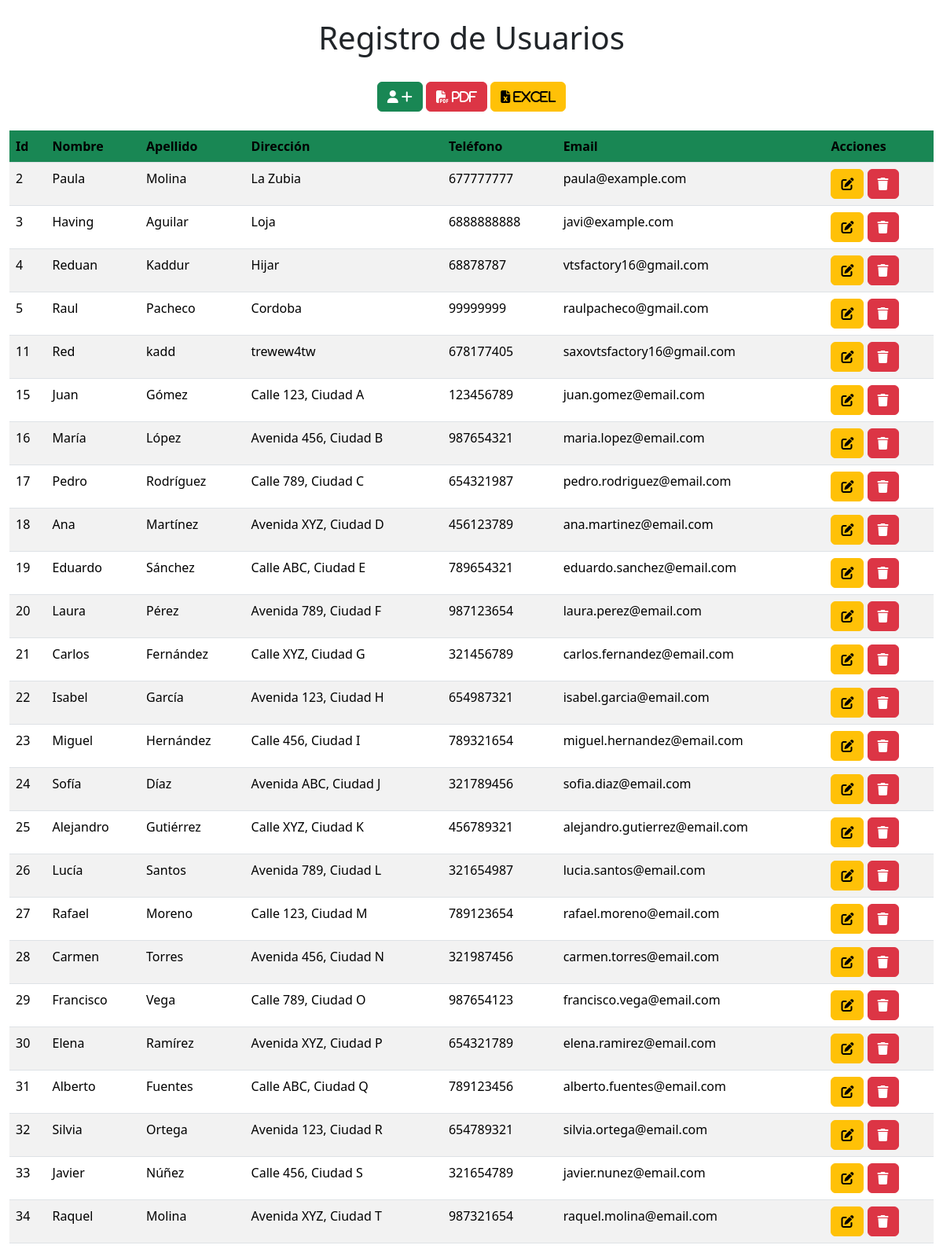
The page / on the database its author committed.
### tables this page shows
CREATE TABLE `usuarios` (
  `id` int(100) NOT NULL,
  `nombre` varchar(100) NOT NULL,
  `apellido` varchar(100) NOT NULL,
  `direccion` varchar(200) NOT NULL,
  `telefono` varchar(20) NOT NULL,
  `email` varchar(200) NOT NULL
);

### index.php (the view, shortened to what this page needs)
<!DOCTYPE html>
<html lang="es">
<head>
    <link href="https://cdn.jsdelivr.net/npm/bootstrap@5.3.2/dist/css/bootstrap.min.css" rel="stylesheet"
>
</head>
<body class="bg-beige">
    <h1 class="text-center bg-beige text-dark p-4">Registro de Usuarios</h1>
    <div class="container-fluid  text-dark">
        <div class="text text-center">
            <a href="formulario.php" class="btn btn-success boton text-center"><i class="fa-solid fa-user"> <i class="fa-solid fa-plus"></i></i></a>
            <a href="exportar-pdf.php" class="btn btn-danger boton text-center"><i class="fa-solid fa-file-pdf"> Pdf</i></a>
            <a href="exportar_excel.php" class="btn btn-warning boton text-center"><i class="fa-solid fa-file-excel"> Excel</i></a>
        </div>
        <div class="table-responsive">
            <table class="table table-striped table-hover">
                <thead class="bg-dark text-white">
                    <tr>
                        <th scope="col" class="bg-success">Id</th>
                        <th scope="col"class="bg-success">Nombre</th>
                        <th scope="col"class="bg-success">Apellido</th>
                        <th scope="col"class="bg-success">Dirección</th>
                        <th scope="col"class="bg-success">Teléfono</th>
                        <th scope="col"class="bg-success">Email</th>
                        <th scope="col"class="bg-success">Acciones</th>
                    </tr>
                </thead>
                <tbody>
                    <?php
                    include_once("modelo/conexion.php");
                    $sql = $conexion->query("select * from usuarios");
                    while ($datos = $sql->fetch_object()) { ?>
                        <tr>
                            <td><?= $datos->id ?></td>
                            <td><?= $datos->nombre ?></td>
                            <td><?= $datos->apellido ?></td>
                            <td><?= $datos->direccion ?></td>
                            <td><?= $datos->telefono ?></td>
                            <td><?= $datos->email ?></td>
                            <td>
                                <a href="modificar_usuarios.php?id=<?= $datos->id ?>" class="btn btn-warning"><i class="fa-solid fa-pen-to-square"></i></a>
                                <a onclick="return eliminar()" href="index.php?id=<?= $datos->id ?>" class="btn btn-danger"><i class="fa-sharp fa-solid fa-trash"></i></a>
                            </td>
                        </tr>
                    <?php } ?>
                </tbody>
            </table>
        </div>
    </div>
</body>
</html>

### rows shown on the page
usuarios: id "2", nombre "Paula", apellido "Molina", direccion "La Zubia", telefono "677777777", email "paula@example.com"
usuarios: id "3", nombre "Having", apellido "Aguilar", direccion "Loja", telefono "6888888888", email "javi@example.com"
usuarios: id "4", nombre "Reduan", apellido "Kaddur", direccion "Hijar", telefono "68878787", email "vtsfactory16@gmail.com"
usuarios: id "5", nombre "Raul", apellido "Pacheco", direccion "Cordoba", telefono "99999999", email "raulpacheco@gmail.com"
usuarios: id "11", nombre "Red", apellido "kadd", direccion "trewew4tw", telefono "678177405", email "saxovtsfactory16@gmail.com"
usuarios: id "15", nombre "Juan", apellido "Gómez", direccion "Calle 123, Ciudad A", telefono "123456789", email "juan.gomez@email.com"
usuarios: id "16", nombre "María", apellido "López", direccion "Avenida 456, Ciudad B", telefono "987654321", email "maria.lopez@email.com"
usuarios: id "17", nombre "Pedro", apellido "Rodríguez", direccion "Calle 789, Ciudad C", telefono "654321987", email "pedro.rodriguez@email.com"
usuarios: id "18", nombre "Ana", apellido "Martínez", direccion "Avenida XYZ, Ciudad D", telefono "456123789", email "ana.martinez@email.com"
usuarios: id "19", nombre "Eduardo", apellido "Sánchez", direccion "Calle ABC, Ciudad E", telefono "789654321", email "eduardo.sanchez@email.com"
usuarios: id "20", nombre "Laura", apellido "Pérez", direccion "Avenida 789, Ciudad F", telefono "987123654", email "laura.perez@email.com"
usuarios: id "21", nombre "Carlos", apellido "Fernández", direccion "Calle XYZ, Ciudad G", telefono "321456789", email "carlos.fernandez@email.com"
usuarios: id "22", nombre "Isabel", apellido "García", direccion "Avenida 123, Ciudad H", telefono "654987321", email "isabel.garcia@email.com"
usuarios: id "23", nombre "Miguel", apellido "Hernández", direccion "Calle 456, Ciudad I", telefono "789321654", email "miguel.hernandez@email.com"
usuarios: id "24", nombre "Sofía", apellido "Díaz", direccion "Avenida ABC, Ciudad J", telefono "321789456", email "sofia.diaz@email.com"
usuarios: id "25", nombre "Alejandro", apellido "Gutiérrez", direccion "Calle XYZ, Ciudad K", telefono "456789321", email "alejandro.gutierrez@email.com"
usuarios: id "26", nombre "Lucía", apellido "Santos", direccion "Avenida 789, Ciudad L", telefono "321654987", email "lucia.santos@email.com"
usuarios: id "27", nombre "Rafael", apellido "Moreno", direccion "Calle 123, Ciudad M", telefono "789123654", email "rafael.moreno@email.com"
usuarios: id "28", nombre "Carmen", apellido "Torres", direccion "Avenida 456, Ciudad N", telefono "321987456", email "carmen.torres@email.com"
usuarios: id "29", nombre "Francisco", apellido "Vega", direccion "Calle 789, Ciudad O", telefono "987654123", email "francisco.vega@email.com"
usuarios: id "30", nombre "Elena", apellido "Ramírez", direccion "Avenida XYZ, Ciudad P", telefono "654321789", email "elena.ramirez@email.com"
usuarios: id "31", nombre "Alberto", apellido "Fuentes", direccion "Calle ABC, Ciudad Q", telefono "789123456", email "alberto.fuentes@email.com"
usuarios: id "32", nombre "Silvia", apellido "Ortega", direccion "Avenida 123, Ciudad R", telefono "654789321", email "silvia.ortega@email.com"
usuarios: id "33", nombre "Javier", apellido "Núñez", direccion "Calle 456, Ciudad S", telefono "321654789", email "javier.nunez@email.com"
usuarios: id "34", nombre "Raquel", apellido "Molina", direccion "Avenida XYZ, Ciudad T", telefono "987321654", email "raquel.molina@email.com"
